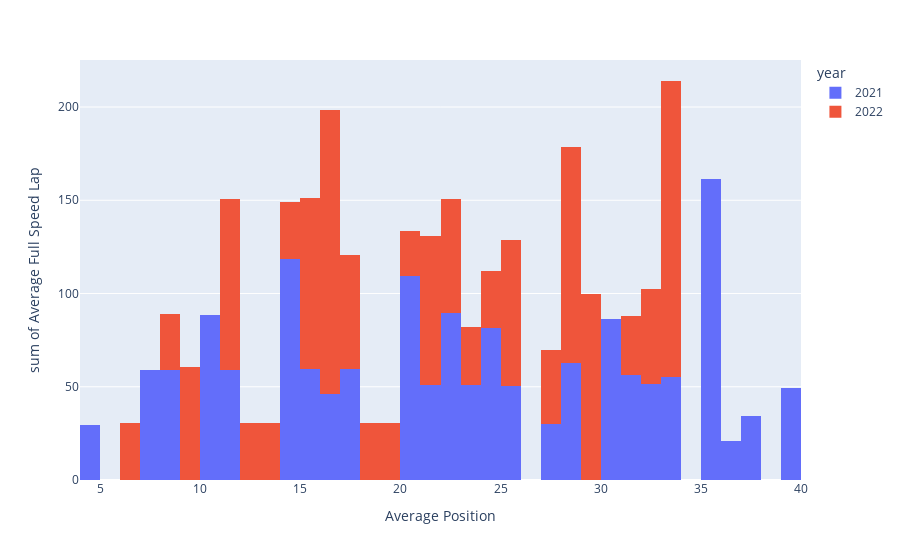

The code cell stored with this chart in its notebook:
### Code cell
import plotly.express as px
df = px.data.tips()
fig = px.histogram(df_combined, x="Average Position", y="Average Full Speed Lap", color="year",
                #    marginal="box", # or violin, rug
                   hover_data=df_combined.columns,nbins=50)
fig.show()

### Figure 1 — Plotly figure (JSON) as saved in the notebook; plotly's stock layout.template omitted (floating-point values rounded to 4 significant figures)
{"data": [{"alignmentgroup": "True", "bingroup": "x", "histfunc": "sum", "hovertemplate": "year=2021<br>Average Position=%{x}<br>sum of Average Full Speed Lap=%{y}<extra></extra>", "legendgroup": "2021", "marker": {"color": "#636efa", "pattern": {"shape": ""}}, "name": "2021", "nbinsx": 50, "offsetgroup": "2021", "orientation": "v", "showlegend": true, "type": "histogram", "x": [31.4, 17.95, 11.3, 14.65, 10, 8.8, 22.05, 15.15, 11.45, 21.3, 4.3, 8.7, 22.7, 32.4, 39.8, 25.6, 33.25, 35.4, 24.7, 14.2, 10.55, 10.95, 14.4, 7.2, 15.95, 7.1, 35.3, 24.3, 22.9, 35.5, 23.15, 27.85, 20.55, 17.55, 20.45, 14.3, 32.95, 35.1, 33.75, 28.8, 28.25, 30, 37.05, 16.7, 31.5, 30.2, 23, 30.4, 36.4, 20.7, 21.7], "xaxis": "x", "y": [30.84, 29.61, 29.34, 29.67, 29.59, 29.37, 29.9, 29.77, 29.5, 29.67, 29.37, 29.41, 29.77, 21.06, 49.14, 50.33, 27.52, 33.19, 48.3, 29.74, 29.55, 29.46, 29.59, 29.47, 29.71, 29.45, 50.61, 33.12, 29.83, 46.47, 29.78, 30.09, 29.87, 29.77, 29.66, 29.52, 30.5, 31.4, 27.56, 21.46, 41.31, 21.41, 34.49, 46.33, 25.22, 32.64, 21.32, 32.33, 20.87, 49.6, 21.29], "yaxis": "y"}, {"alignmentgroup": "True", "bingroup": "x", "histfunc": "sum", "hovertemplate": "year=2022<br>Average Position=%{x}<br>sum of Average Full Speed Lap=%{y}<extra></extra>", "legendgroup": "2022", "marker": {"color": "#EF553B", "pattern": {"shape": ""}}, "name": "2022", "nbinsx": 50, "offsetgroup": "2022", "orientation": "v", "showlegend": true, "type": "histogram", "x": [13.4, 19.8, 18.05, 11.6, 12.3, 17.9, 16.1, 8.6, 16.15, 15.45, 9.3, 17.6, 25.2, 33.75, 32.5, 20.2, 28.2, 27.15, 33.4, 15.1, 11.45, 11.45, 25.9, 9.95, 16.25, 6.3, 29.5, 21.75, 22.8, 24.6, 23.7, 22.75, 15.05, 31.9, 16.8, 14.1, 33.4, 29.85, 28.5, 21.2, 32.6, 33.5, 28.45, 33, 29.9, 16.8], "xaxis": "x", "y": [30.35, 30.61, 30.61, 30.73, 30.39, 30.7, 30.44, 30.48, 30.56, 30.49, 30.46, 30.62, 47.28, 32.71, 23.06, 24.18, 24.11, 39.55, 25.58, 30.66, 30.52, 30.42, 30.95, 30.35, 30.48, 30.38, 48.2, 30.57, 30.65, 30.82, 30.78, 30.7, 30.45, 31.78, 30.54, 30.49, 48.34, 30.92, 51.97, 49.16, 27.89, 20.44, 39.57, 31.82, 20.67, 30.23], "yaxis": "y"}], "layout": {"barmode": "relative", "legend": {"title": {"text": "year"}, "tracegroupgap": 0}, "margin": {"t": 60}, "xaxis": {"anchor": "y", "domain": [0, 1], "title": {"text": "Average Position"}}, "yaxis": {"anchor": "x", "domain": [0, 1], "title": {"text": "sum of Average Full Speed Lap"}}}}
